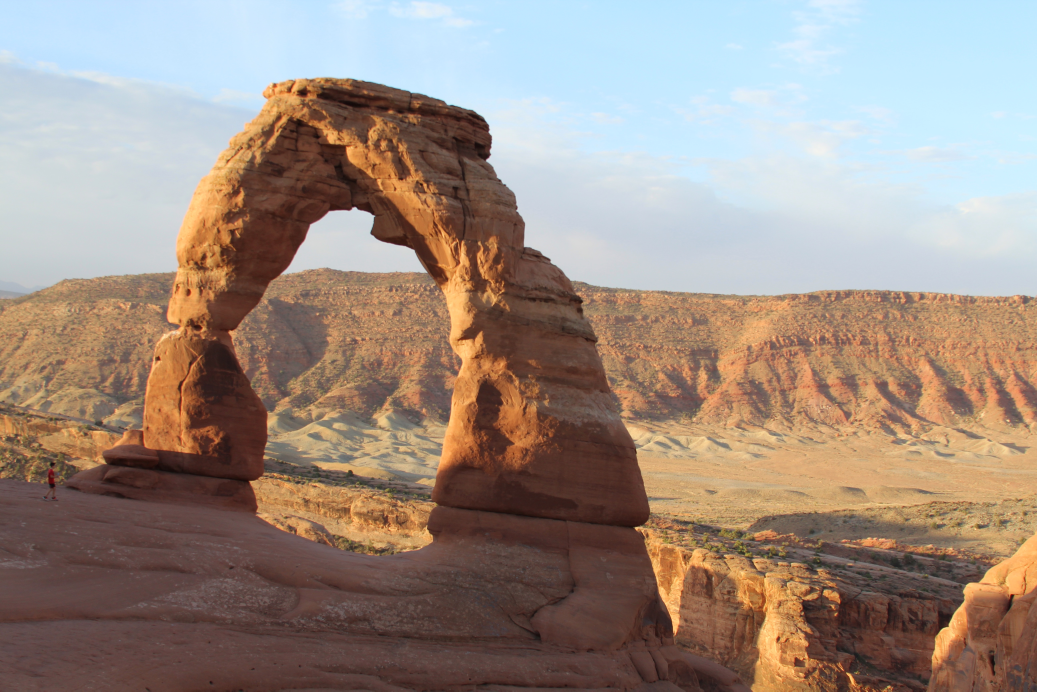
//> input picture HW/Chromaticity_histograms_export/IMG_6877.jpeg, 5184 x 3456 px (shown at 1/5 size)
$ ./makeHist IMG_6877.jpeg   (built with g++ and OpenCV 4)
//> lines starting //> are read from the running program, lines starting //| are printed output that depends on the picture
/*
  Bruce A. Maxwell
  Spring 2024
  CS 5330

  Generate a histogram, displaa a visualization of it.
*/


#include <cstdio>
#include <cstring>
#include <opencv2/opencv.hpp>

// Main function looks for a command line argument with the image filename
int main(int argc, char *argv[]) {

  cv::Mat src;
  cv::Mat dst;  // viewing image
  cv::Mat hist; // histogram data

  char filename[256];
  float max;
  const int histsize = 256;

  // error checking
  if(argc < 2) {
    printf("usage: %s <image filename>\n", argv[0]);
    return(-1);
  }

  // grab the filename
  strcpy( filename, argv[1] );

  // read the file
  src = cv::imread( filename );
//> src is the input picture: 3456 rows x 5184 cols, CV_8UC3; mean B, G, R 130.7, 141.3, 157.9
  if( src.data == NULL ) {
    printf("error: unable to read filename %s\n", filename);
    return(-2);
  }

  // initialize the histogram (use floats so we can make probabilities)
  hist = cv::Mat::zeros( cv::Size( histsize, histsize ), CV_32FC1 );

  // keep track of largest bucket for visualization purposes
  max = 0;

  cv::Mat rg_chromaticity_image;
  rg_chromaticity_image.create(src.size(), CV_8UC3);

  // loop over all pixels
  for( int i=0;i<src.rows;i++) {
    cv::Vec3b *ptr = src.ptr<cv::Vec3b>(i); // pointer to row i
    for(int j=0;j<src.cols;j++) {

      // get the RGB values
      float B = ptr[j][0];
      float G = ptr[j][1];
      float R = ptr[j][2];

      // compute the r,g chromaticity
      float divisor = R + G + B;
      divisor = divisor > 0.0 ? divisor : 1.0; // check for all zeros
      float r = R / divisor;
      float g = G / divisor;

      // compute indexes, r, g are in [0, 1]
      int rindex = (int)( r * (histsize - 1) + 0.5 );
      int gindex = (int)( g * (histsize - 1) + 0.5 );

      // increment the histogram
      hist.at<float>(rindex, gindex)++;

      // keep track of the size of the largest bucket (just so we know what it is)
      float newvalue = hist.at<float>(rindex, gindex);
      max = newvalue > max ? newvalue : max;

      // OpenCV: [0]=B, [1]=G, [2]=R
      // saturate the values to the range [0, 255]
      rg_chromaticity_image.at<cv::Vec3b>(i, j)[2] = cv::saturate_cast<uchar>(r * 300);
      rg_chromaticity_image.at<cv::Vec3b>(i, j)[1] = cv::saturate_cast<uchar>(g * 300);
      rg_chromaticity_image.at<cv::Vec3b>(i, j)[0] = cv::saturate_cast<uchar>((1 - (r + g)) * 300);
    }
  }
//> this loop made 3456 passes
//> max on passes 1 to 3: 1721, 3450, 4987
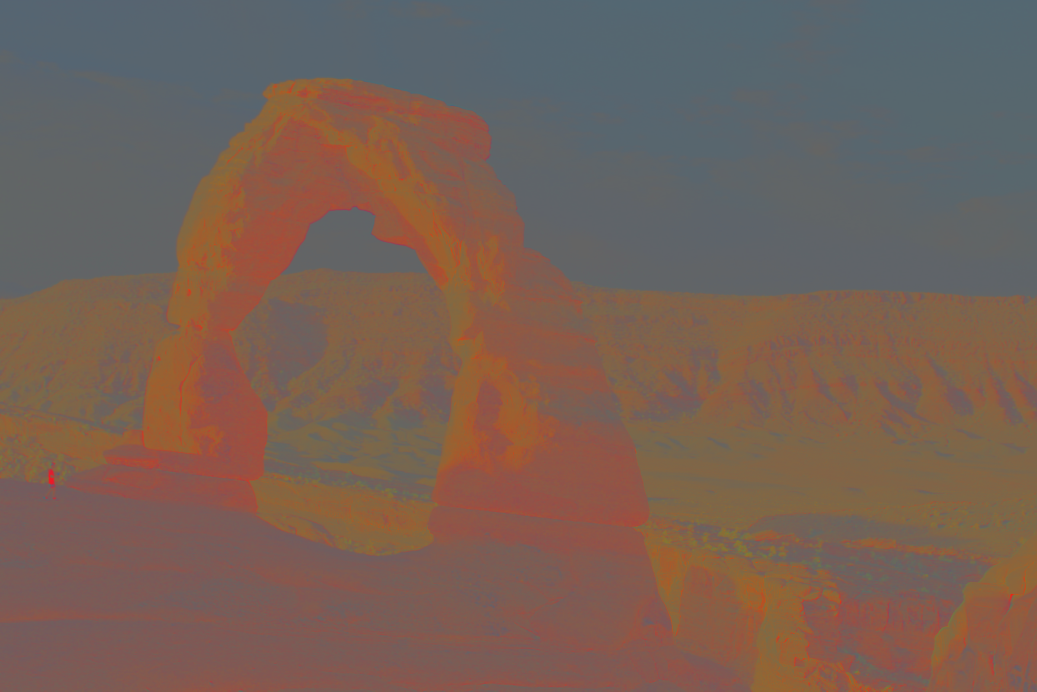
//> rg_chromaticity_image: 3456 rows x 5184 cols, CV_8UC3 (shown at 1/5 size); mean B, G, R 85.4, 96.1, 118.5
//> after the loop, max = 610932

  // print information
  printf("The largest bucket has %d pixels in it\n", (int)max );
//| The largest bucket has 610932 pixels in it

  // histogram is complete
  // normalize the histogram by the number of pixels
  hist /= (src.rows * src.cols); // divides all elements of a cv::Mat by a scalar
//> hist: 256 rows x 256 cols, CV_32FC1; min 0, max 0.0341, mean 1.53e-05

  // the chromaticity histogram is ready for saving as a feature vector now

  // make a visualization of a histogram
  // color each bin by its chromaticity and weight
  dst.create( hist.size(), CV_8UC3 );
  for(int i=0;i<hist.rows;i++) {
    cv::Vec3b *ptr = dst.ptr<cv::Vec3b>(i);
    float *hptr = hist.ptr<float>(i);
    for(int j=0;j<hist.cols;j++) {
      if( i + j > hist.rows ) {
	ptr[j] = cv::Vec3b( 200, 120, 60 ); // default color
	continue;
      }

      float rcolor = (float)i / histsize;
      float gcolor = (float)j / histsize;
      float bcolor = 1 - (rcolor + gcolor);

      ptr[j][0] = hptr[j] > 0 ? hptr[j] * 128 + 128 * bcolor : 0 ;
      ptr[j][1] = hptr[j] > 0 ? hptr[j] * 128 + 128 * gcolor : 0 ;
      ptr[j][2] = hptr[j] > 0 ? hptr[j] * 128 + 128 * rcolor : 0 ;
    }
  }
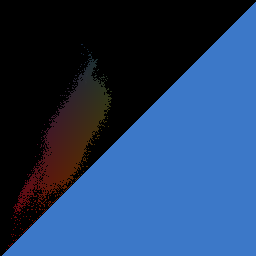
//> dst: 256 rows x 256 cols, CV_8UC3; mean B, G, R 100.9, 62.1, 35.2

  // scale the rg chromaticity image size to 10%
  cv::Mat resized_rg_chromaticity_image;
  cv::resize(rg_chromaticity_image, resized_rg_chromaticity_image, cv::Size(0, 0), 0.1, 0.1);
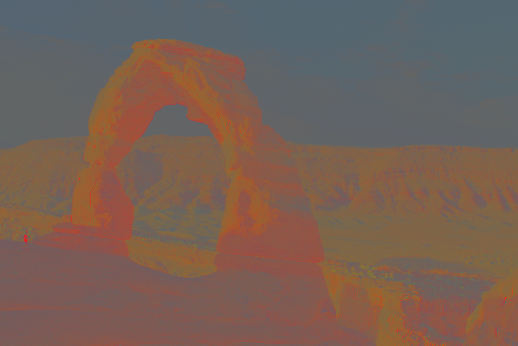
//> resized_rg_chromaticity_image: 346 rows x 518 cols, CV_8UC3; mean B, G, R 85.5, 96.2, 118.6
  cv::imshow("Source Image", resized_rg_chromaticity_image);

  // save the rg chromaticity image to a file
  cv::imwrite("../rg_chromaticity_image.png", rg_chromaticity_image);
  printf("RG chromaticity image saved to rg_chromaticity_image.png\n");

  // can save the histogram to a file if you want
  cv::imwrite("../histogram.png", dst);
  printf("Histogram saved to histogram.png\n");


  // whole histogram is in the range [0, 1]
  cv::imshow( "Histogram", dst );

  cv::waitKey(0);

  return(0);
}
